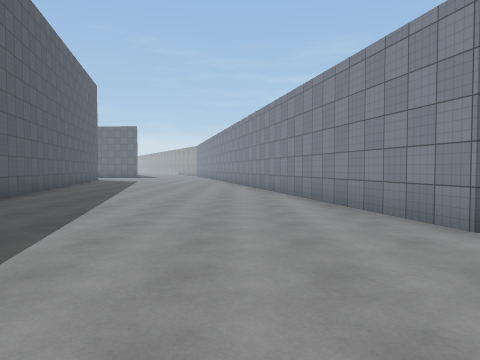
View 1 (above)

24 first-person views from a walk through a 3-D level made in the Unity game engine. The camera is 1.4 m above the floor, tilts 2° down and sees 70° across. The floor is counted in squares, 2 m on a side. Each view is taken from the middle of a square. On the plan, view 1 faces up. The plan holds only what a view shows up to about 11 squares ahead; the rest is blank. The place goes on beyond the plan. The player is left out. Some surface patterns are stand-ins.

View 2
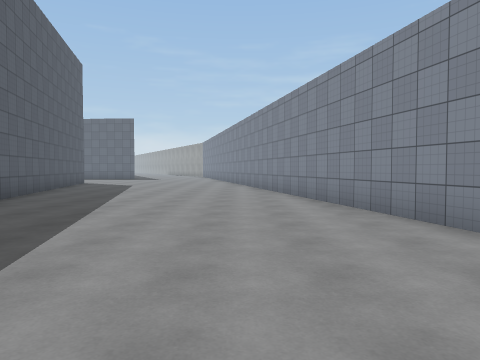

View 3
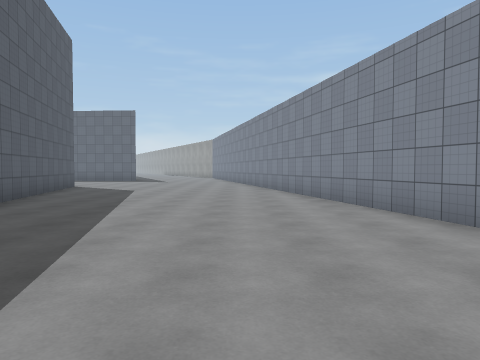

View 4
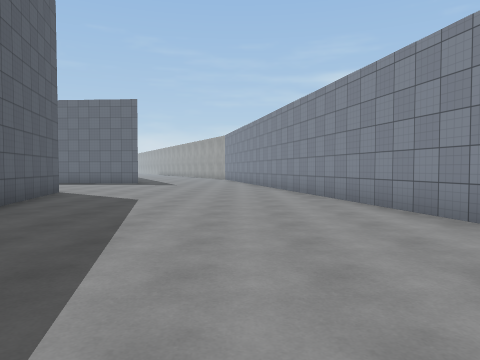

View 5
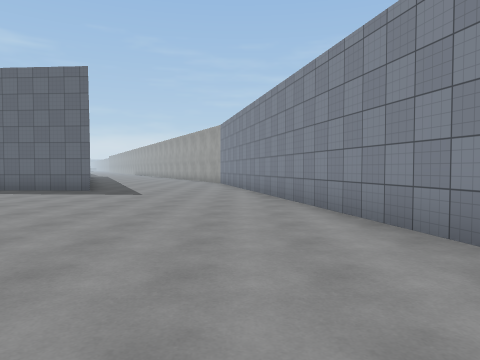

View 6
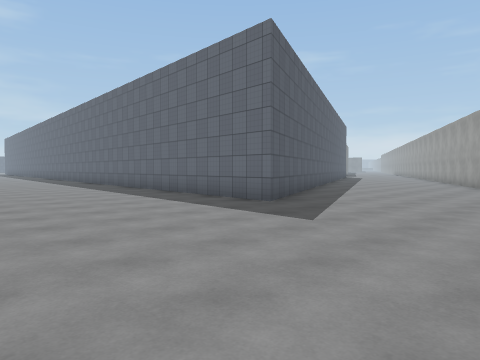

View 7
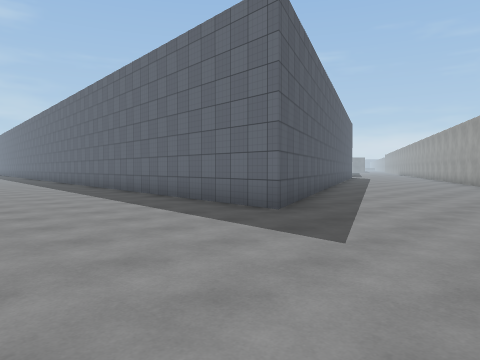

View 8
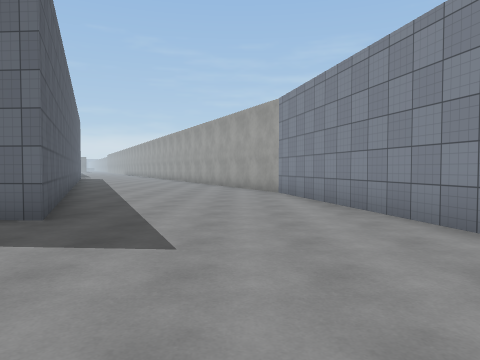

View 9
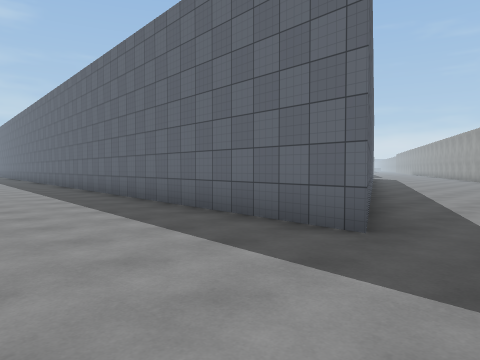

View 10
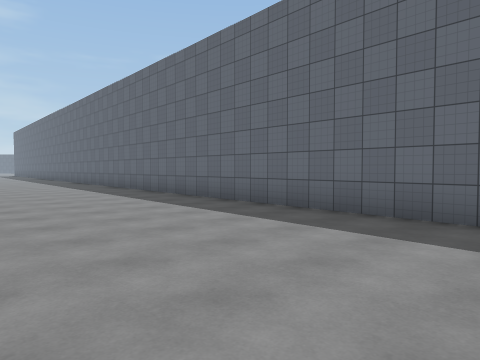

View 11
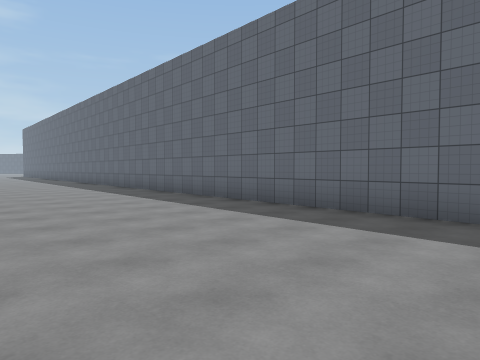

View 12
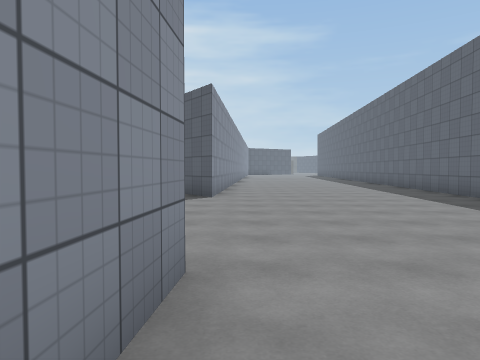

View 13
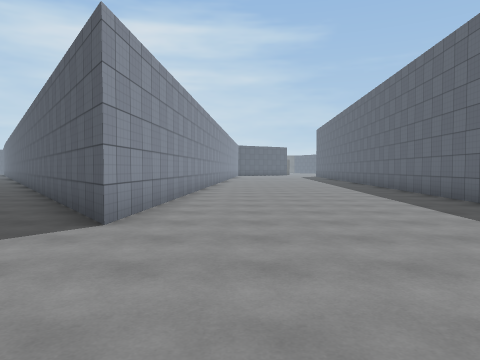

View 14
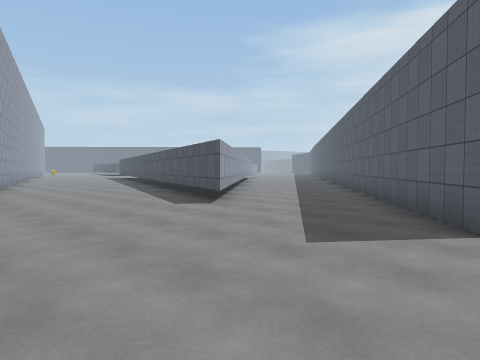

View 15
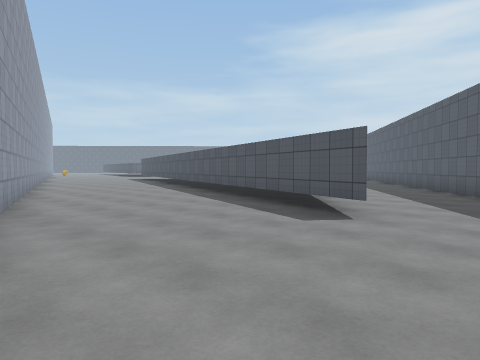

View 16
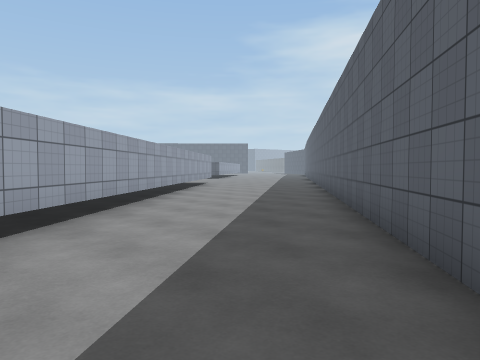

View 17
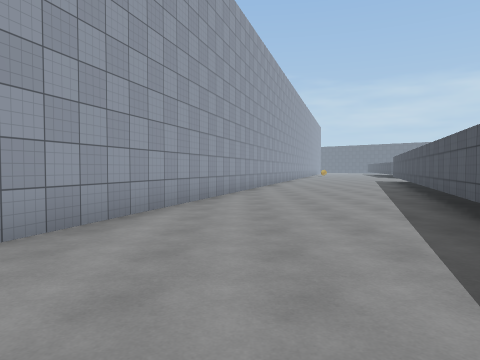

View 18
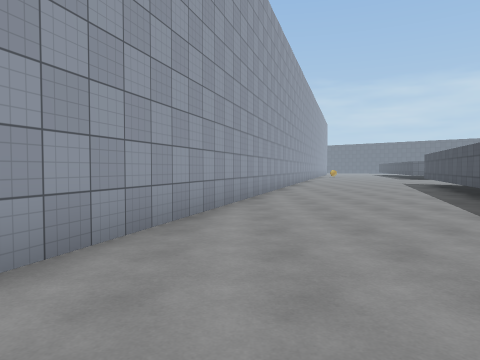

View 19
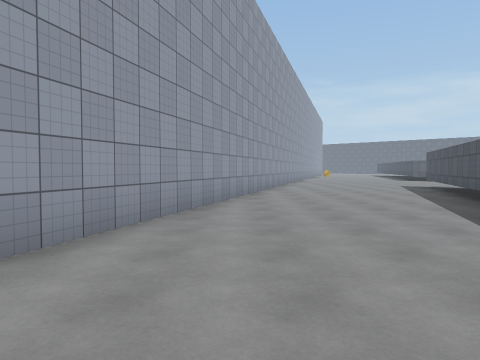

View 20
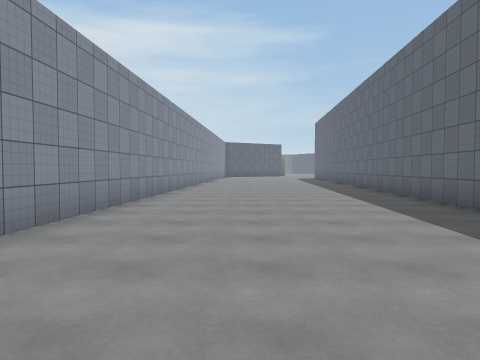

View 21
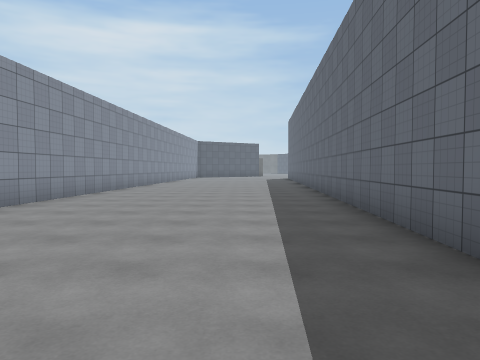

View 22
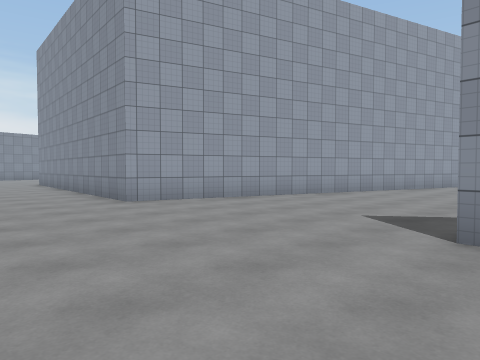

View 23
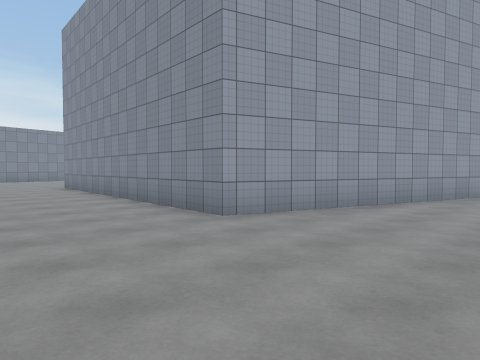

View 24
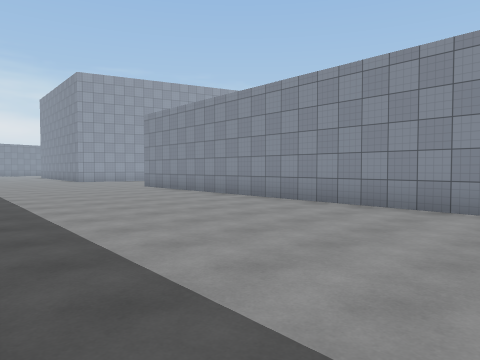

### Floor plan
Points are (right, up) in squares from view 1. A wall is a line through its corners. A room is listed if a view was taken in it or the views show most of it. See-through windows are left out.
Room 1 (views 1, 2, 3, 4, 5, 6, 7, 8, 9, 10, 11, 12, 13, 14, 15, 16, 17, 18, 19, 20, 21, 22, 23, 24)
walls: (-8.2, 19.8) (-5.4, 7.7); (-10.6, 32.4) (-7.6, 25.5) (-35.1, 27.4); (-3.9, 30.7) (-4.5, 32.1); (-26.8, 13) (-23.5, 15.9) (-29.3, 0); (-35.1, 21) (-23.2, 20.3) (-29, 16.1); (-23.8, 0.1) (-17.3, 20.6) (-9.4, 20); (2.6, 3.6) (-3.9, 30.8)
ways out: opening at (-28.5, 14.5)

Where each view was taken, in squares from view 1:
view 1: 0 up, 0 right, facing up
view 2: 4 up, 1 left, facing up
view 3: 7 up, 2 left, facing up
view 4: 10 up, 3 left, facing up
view 5: 15 up, 3 left, facing up
view 6: 20 up, 3 left, facing up-left
view 7: 21 up, 4 left, facing up-left
view 8: 21 up, 5 left, facing up
view 9: 22 up, 6 left, facing up-left
view 10: 21 up, 12 left, facing up-left
view 11: 21 up, 15 left, facing up-left
view 12: 21 up, 15 left, facing left
view 13: 22 up, 19 left, facing left
view 14: 21 up, 19 left, facing down-left
view 15: 18 up, 19 left, facing down-left
view 16: 17 up, 26 left, facing down-left
view 17: 16 up, 22 left, facing down
view 18: 13 up, 22 left, facing down
view 19: 11 up, 23 left, facing down
view 20: 23 up, 23 left, facing left
view 21: 25 up, 24 left, facing left
view 22: 24 up, 24 left, facing down-right
view 23: 24 up, 21 left, facing down-right
view 24: 27 up, 35 left, facing down-right
